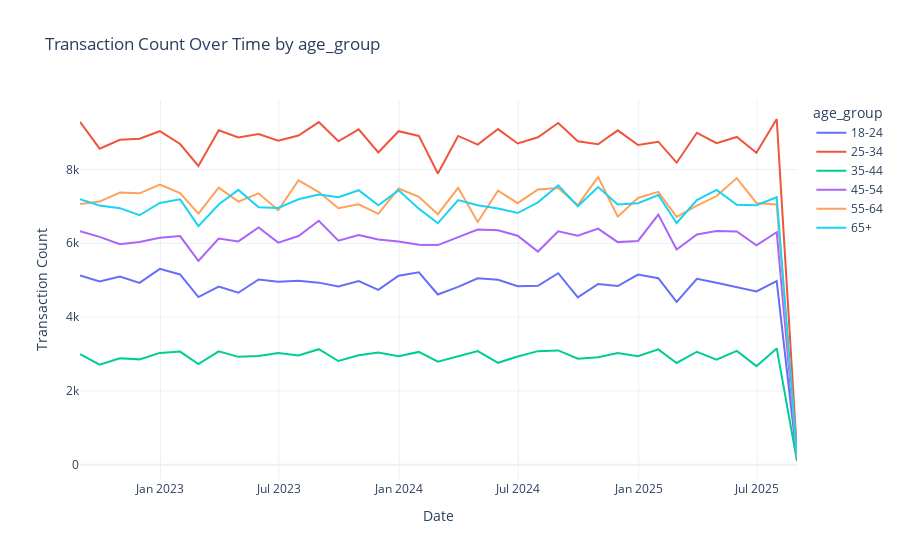

The notebook cell this image was saved under:
### Code cell
plot_transactions_interactive(trans_df=trans_df, dimension='age_group', freq='M', metric='transaction_count')
